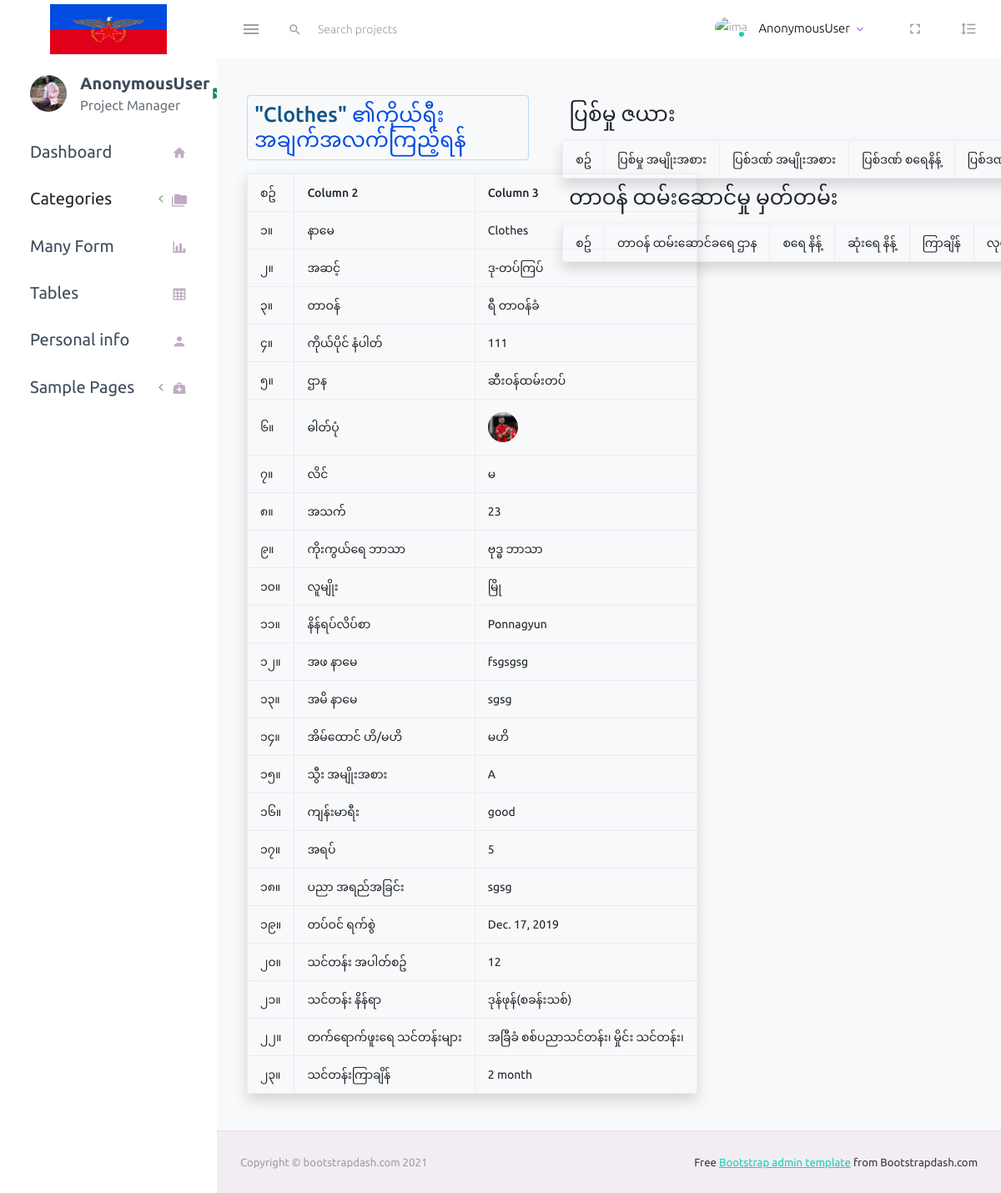
Screenshot of /personal/detail/2/ with the database file from the repository.
### myapp/models.py (models this page shows, shortened)
class Personal(models.Model):
   name = models.CharField(max_length=50)
   rank = models.ForeignKey(Rank, on_delete=models.CASCADE)
   appointment = models.ForeignKey(Appointment, on_delete=models.CASCADE, null=True, blank=True)
   ser_number = models.CharField(max_length=50)
   image = models.ImageField(upload_to='personal-image', null=True, blank=True)
   department = models.ForeignKey(Department, on_delete=models.CASCADE)
   gender = models.ForeignKey(Gender, on_delete=models.CASCADE)
   birthday = models.DateField(null=True, blank=True)
   religion = models.ForeignKey(Religion, on_delete=models.CASCADE, null=True, blank=True)
   nation = models.ForeignKey(Nation,on_delete=models.CASCADE)
   address = models.CharField(max_length=100)
   father = models.CharField(max_length=100)
   mother = models.CharField(max_length=100)
   married = models.ForeignKey(Married, on_delete=models.CASCADE)
   blood = models.ForeignKey(Blood, on_delete=models.CASCADE)
   health = models.CharField(max_length=50)
   height = models.CharField(max_length=50)
   education = models.CharField(max_length=100)
   join_date = models.DateField(null=True, blank=True)
   batch_no = models.CharField(max_length=50)
   trained_place = models.ForeignKey(TrainingGround, on_delete=models.CASCADE)
   trained_type = models.ManyToManyField(TrainingType)
   long_time = models.CharField(max_length=20, null=True, blank=True)
   @property
   def birthdayCount (self):
        return int((datetime.now().date()-self.birthday).days/365.25)

class Rank(models.Model):
   name = models.CharField(max_length=50)
   def __str__(self):
      return self.name

class Appointment(models.Model):
   name = models.CharField(max_length=100)
   def __str__(self):
      return self.name

class Department(models.Model):
   name = models.CharField(max_length=200)
   def __str__(self):
      return self.name

class Gender(models.Model):
   name = models.CharField(max_length=50)
   def __str__(self):
      return self.name

class Religion(models.Model):
   name = models.CharField(max_length=50)
   def __str__(self):
      return self.name

class Nation(models.Model):
   name = models.CharField(max_length=200)
   def __str__(self):
      return self.name

class Married(models.Model):
   name = models.CharField(max_length=25)
   def __str__(self):
      return self.name

class Blood(models.Model):
   name = models.CharField(max_length=10)
   def __str__(self):
      return self.name

class TrainingGround(models.Model):
   name = models.CharField(max_length=100)
   def __str__(self):
      return self.name

class TrainingType(models.Model):
   name = models.CharField(max_length=100)
   def __str__(self):
      return self.name

### myapp/views.py (the view)
# urls.py: path('personal/detail/<str:pk>/', views.personal_detail, name="personal_detail"),
def personal_detail(request, pk):
    personal = Personal.objects.get(id=pk)
    personals = Personal.objects.all()
    crime = Crime.objects.filter(name_id=pk)
    serviced = ServicedPlace.objects.filter(name_id=pk)
    form = PersonalForm(instance=personal)
    context = {
        'personal':personal,
        'form':form,
        'personals':personals,
        'crime':crime,
        'serviced':serviced,
    }
    return render(request, 'personal/personal_detail.html', context)

### templates/personal/personal_detail.html (shortened to what this page needs)
{% extends 'layout/master.html' %}
{% load static %}
{% load crispy_forms_tags %}
{% block content %}
<div class="table">
     <div class="row">
          <div class="col col-sm-5 col-md-5 col-lg-5">
               <table class="table table-hover table-bordered shadow">
                    <h3 class="alert alert-info">"{{ personal.name}}" <span style="color: #014be1;">၏ကိုယ်ရီးအချက်အလက်ကြည့်ရန်</span> </h3>
                    <thead class="table-light fs-5">
                         <tr class="table">
                              <th class="col-sm-2">စဥ်</th>
                              <th class="col-sm-3">Column 2</th>
                              <th class="col-sm-7">Column 3</th>
                         </tr>
                    </thead>
                    <tbody>
                         <tr class="table">
                              <td scope="row">၁။</td>
                              <td>နာမေ</td>
                              <td>{{ personal.name }}</td>
                         </tr>
                         <tr class="table fs-4">
                              <td scope="row">၂။</td>
                              <td>အဆင့်</td>
                              <td>{{ personal.rank }}</td>
                         </tr>
                         <tr class="table fs-4">
                              <td scope="row">၃။</td>
                              <td>တာဝန်</td>
                              <td>{{ personal.appointment }}</td>
                         </tr>
                         <tr class="table">
                              <td scope="row">၄။</td>
                              <td>ကိုယ်ပိုင် နံပါတ်</td>
                              <td>{{ personal.ser_number }}</td>
                         </tr>
                         <tr class="table">
                              <td scope="row">၅။</td>
                              <td>ဌာန</td>
                              <td>{{ personal.department }}</td>
                         </tr>
                         <tr class="table">
                              <td scope="row">၆။</td>
                              <td>ဓါတ်ပုံ</td>
                              <td>
                                   <img src="{{ personal.image.url }}" alt="" />
                              </td>
                         </tr>
                         <tr class="table">
                              <td scope="row">၇။</td>
                              <td>လိင်</td>
                              <td>{{ personal.gender }}</td>
                         </tr>
                         <tr class="table">
                              <td scope="row">၈။</td>
                              <td>အသက်</td>
                              <td>{{ personal.birthdayCount }}</td>
                         </tr>
                         <tr class="table">
                              <td scope="row">၉။</td>
                              <td>ကိုးကွယ်ရေ ဘာသာ</td>
                              <td>{{ personal.religion }}</td>
                         </tr>
                         <tr class="table">
                              <td scope="row">၁၀။</td>
                              <td>လူမျိုး</td>
                              <td>{{ personal.nation }}</td>
                         </tr>
                         <tr class="table">
                              <td scope="row">၁၁။</td>
                              <td>နိန်ရပ်လိပ်စာ</td>
                              <td>{{ personal.address }}</td>
                         </tr>
                         <tr class="table">
                              <td scope="row">၁၂။</td>
                              <td>အဖ နာမေ</td>
                              <td>{{ personal.father }}</td>
                         </tr>
                         <tr class="table">
                              <td scope="row">၁၃။</td>
                              <td>အမိ နာမေ</td>
                              <td>{{ personal.mother }}</td>
                         </tr>
                         <tr class="table">
                              <td scope="row">၁၄။</td>
                              <td>အိမ်ထောင် ဟိ/မဟိ</td>
                              <td>{{ personal.married }}</td>
                         </tr>
                         <tr class="table">
                              <td scope="row">၁၅။</td>
                              <td>သွီး အမျိုးအစား</td>
                              <td>{{ personal.blood }}</td>
                         </tr>
                         <tr class="table">
                              <td scope="row">၁၆။</td>
                              <td>ကျန်းမာရီး</td>
                              <td>{{ personal.health }}</td>
                         </tr>
                         <tr class="table">
                              <td scope="row">၁၇။</td>
                              <td>အရပ်</td>
                              <td>{{ personal.height }}</td>
                         </tr>
                         <tr class="table">
                              <td scope="row">၁၈။</td>
                              <td>ပညာ အရည်အခြင်း</td>
                              <td>{{ personal.education }}</td>
                         </tr>
                         <tr class="table">
                              <td scope="row">၁၉။</td>
                              <td>တပ်ဝင် ရက်စွဲ</td>
                              <td>{{ personal.join_date }}</td>
                         </tr>
                         <tr class="table">
                              <td scope="row">၂၀။</td>
                              <td>သင်တန်း အပါတ်စဥ်</td>
                              <td>{{ personal.batch_no }}</td>
                         </tr>
                         <tr class="table">
                              <td scope="row">၂၁။</td>
                              <td>သင်တန်း နိန်ရာ</td>
                              <td>{{ personal.trained_place }}</td>
                         </tr>
                         <tr class="table">
                              <td scope="row">၂၂။</td>
                              <td>တက်ရောက်ဖူးရေ သင်တန်းများ</td>
                              <td>
                                   {% for trained_type in personal.trained_type.all %}
                                   {{ trained_type }}၊
                                   {% endfor %}
                              </td>
                         </tr>
                         <tr class="table">
                              <td scope="row">၂၃။</td>
                              <td>သင်တန်းကြာချိန်</td>
                              <td>{{ personal.long_time }}</td>
                         </tr>
                    </tbody>
               </table>
          </div>
          <div class="col col-sm-7 col-md-7 col-lg-7">
               <table class="table table-hover table-bordered shadow ">
                    <h3>ပြစ်မှု ဇယား</h3>
                    <thead>
                         <tr>
                              <th>စဥ်</th>
                              <th>ပြစ်မှု အမျိုးအစား</th>
                              <th>ပြစ်ဒဏ် အမျိုးအစား</th>
                              <th>ပြစ်ဒဏ် စရေနိန့် </th>
                              <th> ပြစ်ဒဏ် ဆုံးရေနိန့်</th>
                         </tr>
                    </thead>
               </table>
               <table class="table table-hover table-bordered shadow">
                    <h3>တာဝန် ထမ်းဆောင်မှု မှတ်တမ်း</h3>
                    <thead>
                         <tr>
                              <th>စဥ်</th>
                              <th>တာဝန် ထမ်းဆောင်ခရေ ဌာန</th>
                              <th>စရေ နိန့်</th>
                              <th>ဆုံးရေ နိန့်</th>
                              <th>ကြာချိန်</th>
                              <th>လုပ်ဆောင်ချက်များ</th>
                         </tr>
                    </thead>
               </table>
          </div>
     </div>
</div>
{% endblock %}

### rows the page displays
Personal: name "Clothes", rank "ဒု-တပ်ကြပ်", appointment "ရီ တာဝန်ခံ", ser_number "111", department "ဆီးဝန်ထမ်းတပ်", image (picture), gender "မ", birthdayCount "23", religion "ဗုဒ္ဓ ဘာသာ", nation "မြို", address "Ponnagyun", father "fsgsgsg", mother "sgsg", married "မဟိ", blood "A", health "good", height "5", education "sgsg", join_date "Dec. 17, 2019", batch_no "12", trained_place "ဒုန်ဖုန်(စခန်းသစ်)", long_time "2 month"
TrainingType: name "အခြီခံ စစ်ပညာသင်တန်း"
TrainingType: name "မှိုင်း သင်တန်း"

### other values shown
{{ request.user }} "AnonymousUser"
